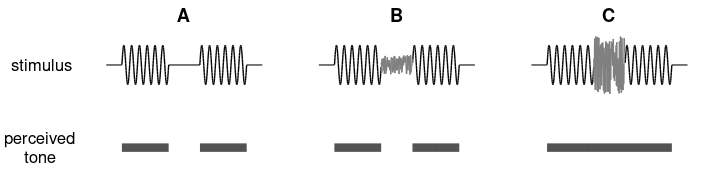
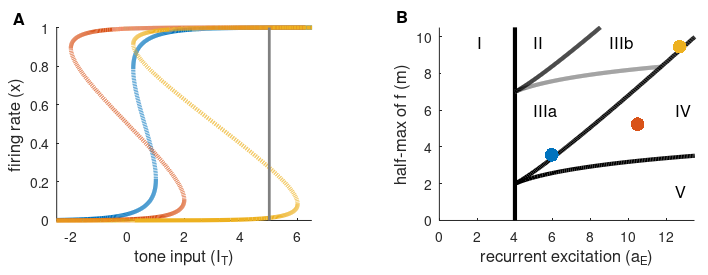
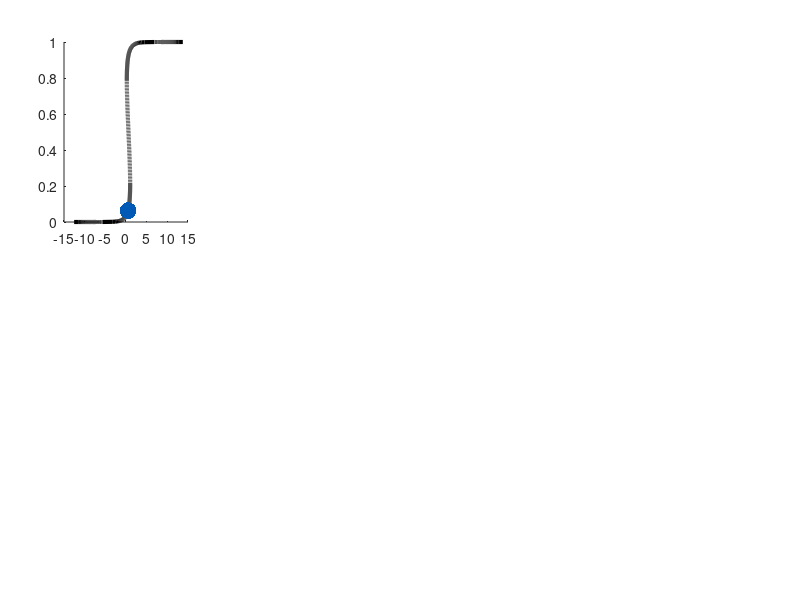

Here is the MATLAB script that generated these plots, in order: (Note: this script raises an error after producing the figures.)
%% FIGURE 1: continuity stimuli schematic
clear all
close all

FS = 12;

figure(1), clf

P = [0.15    0.52    0.22    0.3;
     0.45    0.52   0.22    0.3;
     0.75    0.52     0.22    0.3;
     0.15    0.1    0.22    0.3;
     0.45    0.1    0.22    0.3;
     0.75    0.1    0.22    0.3];
 
t = linspace(0,2,700);
f = 10;
tStart = .2; tStop = 1.8; tGapStart = .8; tGapStop = 1.2;
subplot('position',P(1,:))
    plot(t,(t>=tStart).*(t<=tStop).*((t<=tGapStart) | (t>=tGapStop)).*sin(2*pi*f*(t-tStart)),'k','linewidth',1)
    axis off
    ylim([-1.5 1.5])
    text(-1.22,0,'stimulus','fontsize',FS)
    title('A')
    set(gca,'fontsize',FS)
    
subplot('position',P(2,:))
    x = (t>=tStart).*(t<=tStop).*((t<=tGapStart) | (t>=tGapStop)).*sin(2*pi*f*(t-tStart));
    x((t>=tGapStart) & (t<=tGapStop)) = nan;
    y = (t>=tGapStart).*(t<=tGapStop).*(1*(rand(size(t))-.5));
    y(t<=tGapStart) = nan; y(t>=tGapStop) = nan;
    plot(t,x,'k','linewidth',1)
    hold all
    plot(t,y,'color',[1 1 1]*.5,'linewidth',1)
    axis off
    ylim([-1.5 1.5])
    title('B')
    set(gca,'fontsize',FS)
    
subplot('position',P(3,:))
    x = (t>=tStart).*(t<=tStop).*((t<=tGapStart) | (t>=tGapStop)).*sin(2*pi*f*(t-tStart));
    x((t>=tGapStart) & (t<=tGapStop)) = nan;
    y = (t>=tGapStart).*(t<=tGapStop).*(3*(rand(size(t))-.5));
    y(t<=tGapStart) = nan; y(t>=tGapStop) = nan;
    plot(t,x,'k','linewidth',1)
    hold all
    plot(t,y,'color',[1 1 1]*.5,'linewidth',1)
    axis off
    ylim([-1.5 1.5])
    title('C')
    set(gca,'fontsize',FS)

subplot('position',P(4,:))
    x = 0*(t>=tStart).*(t<=tStop).*((t<=tGapStart) | (t>=tGapStop));
    x((t>=tGapStart) & (t<=tGapStop)) = nan;
    x(t<tStart) = nan; x(t>tStop) = nan;
    plot(t,x,'k','linewidth',6)
    text(-1.3,.3,'perceived','fontsize',FS)
    text(-1.05,-.3,'tone','fontsize',FS)
    axis off
    ylim([-1 1])

subplot('position',P(5,:))
    x = 0*(t>=tStart).*(t<=tStop).*((t<=tGapStart) | (t>=tGapStop));
    x((t>=tGapStart) & (t<=tGapStop)) = nan;
    x(t<tStart) = nan; x(t>tStop) = nan;
    plot(t,x,'k','linewidth',6)
    axis off
    ylim([-1 1])

    
subplot('position',P(6,:))
    x = 0*(t>=tStart).*(t<=tStop).*((t<=tGapStart) | (t>=tGapStop));
    x(t<tStart) = nan; x(t>tStop) = nan;
    plot(t,x,'k','linewidth',6)
    axis off
    ylim([-1 1])

set(gcf,'units','centimeters','position',[0 0 18 5])
set(gcf, 'PaperPositionMode','auto') 
 
    
%% FIGURE 2: 6 regions. equilibrium curves 


clear all
close all

FS = 12;

%locations of knees to define three models
IkneeBistable = [-2 2]; % BISTABLE MODEL %
IkneeHysteresis = [.2 1]; % HYSTERESIS MODEL %
IkneeCombined = [.2 6]; % COMBINED MODEL %

%%% aE and m calculator
k = 1;
xR = @(aE) 1/2*(1-sqrt(1-4*k./aE)); % right knee at rest
xL = @(aE) 1/2*(1+sqrt(1-4*k./aE)); % lower knee at rest
aEm = @(I) fsolve(@(P) [I(1)-P(2)+log(1/xL(P(1))-1)+P(1)*xL(P(1)) ,  I(2)-P(2)+log(1/xR(P(1))-1)+P(1)*xR(P(1))  ]  , [5 5]);

%%% aE and m calculations
Iknee = IkneeHysteresis; % hysteresis
a = aEm([Iknee]); AE(1) = a(1); M(1) = a(2);

Iknee = IkneeBistable; % bistable
a = aEm([Iknee]); AE(2) = a(1); M(2) = a(2);

Iknee = IkneeCombined; % combined
a = aEm([Iknee]); AE(3) = a(1); M(3) = a(2);

x=[ linspace(0,.0001,1e3), linspace(.0001,.99,1e3), linspace(.99,1,1e3)];
Ieq = @(x,m,aE) m - k*log(1./x - 1)-aE*x;

C = lines(3);

P = [0.08    0.2    0.36    0.7;
     0.62    0.2    0.36    0.7];

npt = 300;

for i=1:npt
    % region II/III boundary: right knee =0
    j = linspace(-20,0,npt);
    d =  aEm([j(i) 0]); xR23(i) = d(1); yR23(i) = d(2);
    
    % region III/IV boundary: left knee =0 [bistable boundary]  
    j = linspace(0,10,npt);
    d =  aEm([0 j(i)]); xR34(i) = d(1); yR34(i) = d(2);
    
    % region IV/V boundary: right knee = ITmax    
    j = linspace(0,5,npt);
    d =  aEm([j(i) 5]); xR45(i) = d(1); yR45(i) = d(2);
    
    % region V/VI boundary: left knee = ITmax [not excitable]
    j = linspace(5,7.8,npt);
    d =  aEm([5 j(i)]); xR56(i) = d(1); yR56(i) = d(2);
end

figure(2), clf

    % panel A: equilibrium curves
    subplot('position',P(1,:)), hold all

    for i = 1:3
        I = Ieq(x,M(i),AE(i));
        idR = find(x<=xR(AE(i)),1,'last'); x1 =x(1:idR); I1 = I(1:idR);
        idL = find(x>=xL(AE(i)),1,'first'); x3 =x(idL:end); I3 = I(idL:end);
        x2 = x(idR:idL); I2 = I(idR:idL);
        h(3*(i-1)+1) = plot(I1,x1,'linewidth',3,'color',C(i,:));
        h(3*(i-1)+2) = plot(I2,x2,':','linewidth',3,'color',C(i,:));
        h(3*(i-1)+3) = plot(I3,x3,'linewidth',3,'color',C(i,:));
    end
    
    plot([5 5 ], [0 1],'color',.5*[1 1 1],'linewidth',2)
    axis([-2.5 6.5 0 1])
    set(gca,'xtick',[-2:2:6])
    xlabel('tone input (I_{T})','fontsize',FS)
    ylabel('firing rate (x)','fontsize',FS)
    ti=title('A','fontsize',FS); set(ti,'position',get(ti,'position')+[-5.8 -.02 0])
    
    % panel B: regions of aE
    xA = linspace(4,20);
    xM = linspace(0,15);
    [meshA,meshM] = meshgrid(xA,xM);
    for i=1:size(meshA,1)
        for j = 1:size(meshA,2)
            IR(i,j) = Ieq(xR(meshA(i,j)),meshM(i,j),meshA(i,j)); % left knee
            IL(i,j) = Ieq(xL(meshA(i,j)),meshM(i,j),meshA(i,j)); % right knee
        end
    end
    
    subplot('position',P(2,:)), hold all
    plot([4 4 ], [0 15],'k','linewidth',3)
    plot(xR23,yR23,'color','k','linewidth',3);
    plot(xR45,yR45,'color',.5*[1 1 1],'linewidth',3);
    plot(xR34,yR34,'color',0*[1 1 1],'linewidth',3);
    plot(xR56,yR56,'color','k','linewidth',3);
    plot(AE(1),M(1),'o','markerfacecolor',C(1,:),'markersize',10,'markeredgecolor','none')
    plot(AE(2),M(2),'o','markerfacecolor',C(2,:),'markersize',10,'markeredgecolor','none')
    plot(AE(3),M(3),'o','markerfacecolor',C(3,:),'markersize',10,'markeredgecolor','none')
    text(2,9.7,'I','fontsize',FS)
    text(12.5,1.6,'V','fontsize',FS)
    text(12.5,6.,'IV','fontsize',FS)
    text(9.,9.7,'IIIb','fontsize',FS)
    text(5.,6.,'IIIa','fontsize',FS)
    text(5,9.7,'II','fontsize',FS)
    axis([0 13.5 0 10.5])
    xlabel('recurrent excitation (a_E)','fontsize',FS)
    ylabel('half-max of f (m)','fontsize',FS)
    ti=title('B','fontsize',FS); set(ti,'position',get(ti,'position')+[-8.7 -.1 0])
    
    set(gcf,'units','centimeters','position',[0 0 18 7])
    set(gcf, 'PaperPositionMode','auto') 


%% FIGURE 3: Model 1 [hysteresis + sustained inputs]

clear all
close all

FS = 10;

figure(3)

dx1 = .23; dx2= .155;
P = [0.08    0.63   dx2    0.3;
     .08+dx1    0.63   dx2    0.3;
     .08+2*dx1    0.63   dx2   0.3;
     .1+3*dx1    0.63   dx2-.04    0.3;
     .08    0.12   dx2    0.3;
     .08+dx1    0.12   dx2    0.3;
     .08+2*dx1    0.12   dx2    0.3;
     .1+3*dx1    0.12   dx2    0.3];

 % colors [https://davidmathlogic.com/colorblind/#%23D81B60-%231E88E5-%23FFC107-%23004D40]
 C = [0 90 181; 220 50 32]/255;

 
%locations of knees to define three models
IkneeHysteresis = [.2 1]; % HYSTERESIS MODEL %

INmax = 10 ; ITmax = 5;

%%% aE and m calculator
k = 1;
xR = @(aE) 1/2*(1-sqrt(1-4*k./aE)); % right knee at rest
xL = @(aE) 1/2*(1+sqrt(1-4*k./aE)); % lower knee at rest
aEm = @(I) fsolve(@(P) [I(1)-P(2)+log(1/xL(P(1))-1)+P(1)*xL(P(1)) ,  I(2)-P(2)+log(1/xR(P(1))-1)+P(1)*xR(P(1))  ]  , [5 5]);

%%% aE and m calculations
Iknee = IkneeHysteresis; % hysteresis
a = aEm([Iknee]); aE = a(1); m = a(2);

%%% equilibrium curves 
xeq=[ linspace(0,.0001,1e3), linspace(.0001,.9999,1e3), linspace(.9999,1,1e3)];
Ieq = @(x,m,aE) m - k*log(1./x - 1)-aE*x;

%%% equilibrium curves with noise
xRnoise = @(aI,IN) 1/2*(1-sqrt(1-4*k./(aE + aI*IN))); % right knee with noise
xLnoise = @(aI,IN) 1/2*(1+sqrt(1-4*k./(aE + aI*IN))); % lower knee with noise
IeqNoise = @(x,aI,alph,IN) m - k*log(1./x - 1)-aE*x +  aI*IN*(1-x) -alph*IN;
    
%%% parameters for model 1
aI = 1.139; alph = .181; bet = 0; gon = 0; goff = 0; Xinitial = 0;

%%% stimulus levels
IT = [.5 1.5]; 
INmask = 1; INcont = 8;
tStart = 200; % tone onset

subplot('position',P(1,:)); hold all
    I = Ieq(xeq,m,aE);
    idR = find(xeq<=xR(aE),1,'last'); x1 =xeq(1:idR); I1 = I(1:idR);
    idL = find(xeq>=xL(aE),1,'first'); x3 =xeq(idL:end); I3 = I(idL:end);
    x2 = xeq(idR:idL); I2 = I(idR:idL);
    h(1) = plot(I1,x1,'linewidth',3,'color','k'); h0(1) = h(1);
    h(2) = plot(I2,x2,':','linewidth',3,'color','k');  h0(2) = h(2);
    h(3) = plot(I3,x3,'linewidth',3,'color','k');  h0(3) = h(3);
    Ieq1 = fzero(@(x) Ieq(x,m,aE)-IT(1),0.05); plot(IT(1),Ieq1,'o','markeredge','none','markersize',12,'markerfacecolor',C(1,:))
    Ieq2 = fzero(@(x) Ieq(x,m,aE)-IT(2),0.95); plot(IT(2),Ieq2,'o','markeredge','none','markersize',12,'markerfacecolor',C(2,:))
    ylabel('firing rate (x)')
    axis([-.2 2.2 0 1])
    set(gca,'xtick',[0 :1:7],'ytick',0:.5:1,'fontsize',FS)
    ti = title('A1 (tone)'); 
    set(ti,'position',get(ti,'position')+[-.4 0 0]);

   
subplot('position',P(5,:)), hold all
    nTone = 1;
    [t1,X1,~] = continuityModel('sustained',nTone,IT(1),0,m,aE,aI,alph,bet,gon,goff,Xinitial);
    [t2,X2,~] = continuityModel('sustained',nTone,IT(2),0,m,aE,aI,alph,bet,gon,goff,Xinitial);
    plot((t1-tStart)/1000,X1,'color',C(1,:),'linewidth',2)
    plot((t2-tStart)/1000,X2,'color',C(2,:),'linewidth',2)
    ylabel('firing rate (x)')
    axis([-.1 1.3 0 1])
    set(gca,'xtick',0:.5:1,'ytick',0:.5:1)
    ti = title('A2');
    set(ti,'position',get(ti,'position')+[-.55 0 0]);
    set(gca,'fontsize',FS)

subplot('position',P(2,:)), hold all
    Inoise = IeqNoise(xeq,aI,alph,INmask);
    idR = find(xeq<=xRnoise(aI,INmask),1,'last'); x1 =xeq(1:idR); I1 = Inoise(1:idR);
    idL = find(xeq>=xLnoise(aI,INmask),1,'first'); x3 =xeq(idL:end); I3 = Inoise(idL:end);
    x2 = xeq(idR:idL); I2 = Inoise(idR:idL);
    hM(1) = plot(I1,x1,'linewidth',3,'color','k');
    hM(2) = plot(I2,x2,':','linewidth',3,'color','k');
    hM(3) = plot(I3,x3,'linewidth',3,'color','k');
    plot(h0(1).XData,h0(1).YData,'linewidth',2,'color',.5*[1 1 1]);
    plot(h0(2).XData,h0(2).YData,':','linewidth',2,'color',.5*[1 1 1]);  
    plot(h0(3).XData,h0(3).YData,'linewidth',2,'color',.5*[1 1 1]);  
    Ieq1 = fzero(@(x) IeqNoise(x,aI,alph,INmask)-IT(1),[1e-8 .1]); plot(IT(1),Ieq1,'o','markeredge','none','markersize',12,'markerfacecolor',C(1,:))
    Ieq2 = fzero(@(x) IeqNoise(x,aI,alph,INmask)-IT(2),[1e-8 .1]); plot(IT(2),Ieq2,'o','markeredge','none','markersize',12,'markerfacecolor',C(2,:))
    axis([-.2 2.2 0 1])
    xlabel('tone strength (I_T)')
    set(gca,'xtick',[0 :1:7],'ytick',0:.5:1,'fontsize',FS)
    ti = title('B1 (masking)'); 
    set(ti,'position',get(ti,'position')+[-.1 0 0]);
    
subplot('position',P(6,:)), hold all
    nTone = 1;
    [t1,X1,~] = continuityModel('sustained',nTone,IT(1),INmask,m,aE,aI,alph,bet,gon,goff,Xinitial);
    [t2,X2,~] = continuityModel('sustained',nTone,IT(2),INmask,m,aE,aI,alph,bet,gon,goff,Xinitial);
    plot((t1-tStart)/1000,X1,'color',C(1,:),'linewidth',2)
    plot((t2-tStart)/1000,X2,'color',C(2,:),'linewidth',2)
    xlabel('time relative to tone onset (sec)')
    axis([-.1 1.3 0 1])
    set(gca,'xtick',0:.5:1,'ytick',0:.5:1)
    ti = title('B2');
    set(ti,'position',get(ti,'position')+[-.55 0 0]);
    set(gca,'fontsize',FS)


subplot('position',P(3,:)), hold all
    Inoise = IeqNoise(xeq,aI,alph,INcont);
    idR = find(xeq<=xRnoise(aI,INcont),1,'last'); x1 =xeq(1:idR); I1 = Inoise(1:idR);
    idL = find(xeq>=xLnoise(aI,INcont),1,'first'); x3 =xeq(idL:end); I3 = Inoise(idL:end);
    x2 = xeq(idR:idL); I2 = Inoise(idR:idL);
    hM(1) = plot(I1,x1,'linewidth',3,'color','k');
    hM(2) = plot(I2,x2,':','linewidth',3,'color','k');
    hM(3) = plot(I3,x3,'linewidth',3,'color','k');
    plot(h0(1).XData,h0(1).YData,'linewidth',2,'color',.5*[1 1 1]);
    plot(h0(2).XData,h0(2).YData,':','linewidth',2,'color',.5*[1 1 1]);  
    plot(h0(3).XData,h0(3).YData,'linewidth',2,'color',.5*[1 1 1]);     
    Ieq1 = fzero(@(x) IeqNoise(x,aI,alph,0)-0,[1e-6 .1]); plot(0,Ieq1,'o','markeredge','none','markersize',12,'markerfacecolor',C(1,:))
    Ieq2 = fzero(@(x) IeqNoise(x,aI,alph,INcont)-0,[.93 .99999]); plot(0,Ieq2,'o','markeredge','none','markersize',12,'markerfacecolor',C(2,:))
    set(gca,'xtick',[0 :1:7],'ytick',0:.5:1,'fontsize',FS)
    ti = title('C1 (continuity)'); 
    set(ti,'position',get(ti,'position')+[+.3 0 0]);
    set(gca,'fontsize',FS)
    axis([-.2 2.2 0 1])
   
subplot('position',P(7,:)), hold all
    nTone = 2;
    [t1,X1,~] = continuityModel('sustained',nTone,IT(2),0,m,aE,aI,alph,bet,gon,goff,Xinitial);
    [t2,X2,~] = continuityModel('sustained',nTone,IT(2),INcont,m,aE,aI,alph,bet,gon,goff,Xinitial);
    plot((t1-tStart)/1000,X1,'color',C(1,:),'linewidth',2)
    i1 = find(t2>=1200,1,'first');
    i2 = find(t2<=1700,1,'last');
    plot((t2(1:i1)-tStart)/1000,X2(1:i1),'color',C(2,:),'linewidth',1)
    plot((t2(i1:i2)-tStart)/1000,X2(i1:i2),'color',C(2,:),'linewidth',2)
    plot((t2(i2:end)-tStart)/1000,X2(i2:end),'color',C(2,:),'linewidth',1)
    axis([-.1 3. 0 1])
    set(gca,'xtick',0:1:5,'ytick',0:.5:1)
    ti = title('C2');
    set(ti,'position',get(ti,'position')+[-1.2 0 0]);
    set(gca,'fontsize',FS)

% threshold curves
aI=1.124; 
alph=.168;

xit = linspace(1,ITmax,20);
for i=1:length(xit)
    maskThresh(i) = fzero( @(IN) xit(i) - IeqNoise(xRnoise(aI,IN), aI, alph, IN) , xit(i)); 
end
contThresh = ones(size(xit))*fzero( @(IN) IeqNoise(xLnoise(aI,IN), aI,alph, IN) , 5);
       
subplot('position',P(4,:)), hold all
    plot(xit,maskThresh,'k:','linewidth',3)
    plot(xit,contThresh,'k','linewidth',3)
    axis([0 ITmax 0 INmax])
    ti = title('D'); ti.Position = ti.Position-[2 0 0];
    set(gca,'fontsize',FS)
    ylabel('I_N at threshold')
    xlabel('I_T')
    text(5.2,7.2,'continuity','fontsize',FS)
    text(5.2,5.4,'masking','fontsize',FS)
    set(gca,'xtick',1:2:5,'ytick',0:5:10)
    
% allowable region
M = fzero( @(IN) ITmax - IeqNoise(xRnoise(aI,IN), aI, alph, IN) , 7); 
C = fzero( @(IN) IeqNoise(xLnoise(aI,IN), aI, alph, IN) , 7);

xai = linspace(.5,3,180);
xalph = linspace(.1,.6,131);linspace(0,1,51);
INC = 5; INM = 5;

for i=1:length(xai)
    for j=1:length(xalph)
        
        maskObj = @(IN) ITmax - IeqNoise(xRnoise(xai(i),IN), xai(i), xalph(j), IN);
        contObj = @(IN) IeqNoise(xLnoise(aI,IN), xai(i), xalph(j), IN);
        
        if (~isreal(maskObj(0)) || ~isreal(maskObj(INmax)))
            MT(i,j) = nan;
        elseif sign(maskObj(0)) == sign(maskObj(INmax))
            MT(i,j) = nan;
        else
            MT(i,j) = fzero( @(IN) maskObj(IN), [realmin INmax]); 
        end

        if (~isreal(contObj(0)) || ~isreal(contObj(INmax)))
            CT(i,j) = nan;
        elseif sign(contObj(0)) == sign(contObj(INmax))
            CT(i,j) = nan;
        else
            CT(i,j) = fzero( @(IN) contObj(IN), [realmin INmax]); 
        end
        if MT(i,j)>0  & MT(i,j)<INmax & CT(i,j)>0 & CT(i,j)<INmax & CT(i,j)>=MT(i,j)
            Z(i,j)= 1;
        else
            Z(i,j) = 0;
        end
    end
end


subplot('position',P(8,:)); hold all;
    W=Z; W(W==0) = nan; MT(isnan(W)) = nan; CT(isnan(W)) = nan; 
    c= contourf(xai,xalph,CT',100,'linestyle','none'); %clabel(c);
    cb = colorbar();
    ylabel(cb,'C(5)')
    cb.Position = [.96 .12 .0115 .3];
    cb.Label.Rotation = 0;
    cb.Label.Position = [1.3 10.9 0];
    c= contour(xai,xalph,MT',[2 3 4 6 8],'k','linewidth',2);% clabel(c);
    text(2.9,.59,'2')
    text(1.91,.395,'3')
    text(1.39,.295,'4')
    text(.93,.21,'6')
    text(.7,.165,'8')
    plot3(aI,alph,100,'ok','markerfacecolor','k','markeredgecolor','k')
    set(gca,'fontsize',FS)
    set(gca,'xtick',1:3,'ytick',.1:.2:.5)
    xlabel('a_I','fontsize',FS)
    ylabel('\alpha','fontsize',FS)
    ti = title('E'); ti.Position = ti.Position-[1 0 0 ];

set(gcf,'units','centimeters','position',[0 0 18 10])


%% MODEL 4: BISTABLE FIGURE

clear all
close all

FS = 10;

figure(4)

dx1 = .23; dx2= .155;
P = [0.07         0.63   dx2    0.3;
     .07+dx1      0.63   dx2    0.3;
     .07+2*dx1    0.63   dx2   0.3;
     .1+3*dx1    0.63   dx2-.045    0.3;
     .07          0.12   dx2    0.3;
     .07+dx1      0.12   dx2    0.3;
     .07+2*dx1    0.12   dx2    0.3;
     .07+3*dx1    0.12   dx2    0.3];
 
 % colors [https://davidmathlogic.com/colorblind/#%23D81B60-%231E88E5-%23FFC107-%23004D40]
 C = [0 90 181; 220 50 32]/255;
 
%%% aE and m calculator
k = 1;
xR = @(aE) 1/2*(1-sqrt(1-4*k./aE)); % right knee at rest
xL = @(aE) 1/2*(1+sqrt(1-4*k./aE)); % lower knee at rest
aEm = @(I) fminsearch(@(P) norm([I(1)-P(2)+log(1/xL(P(1))-1)+P(1)*xL(P(1)) ,  I(2)-P(2)+log(1/xR(P(1))-1)+P(1)*xR(P(1))  ])  , [5 5]);
GON = 5.1856;

IkneeBistable = [-2 2]; % BISTABLE MODEL %
Iknee = IkneeBistable;
a = aEm([Iknee]); aE = a(1); m = a(2);

% equilibrium curve
x=[ linspace(0,.01,1e3), linspace(.01,.99,1e3), linspace(.99,1,1e3)];
Ieq = @(x,m,aE) m - k*log(1./x - 1)-aE*x;

% stimulus parameters
ITmax = 5; INmax = 10;
ITtone = [.8 1.2]; INtone = 0;
ITmask = 3; INmask = [2.8 3.2];
ITcont = 3; INcont = [2.8 3.2];

% model parameters
alph = 0; bet = 2/3; gon = 1; goff = 5.1856; aI = 0;
tStart= 200;
%%%%%% TONE
    nTone = 1;
    Xinitial = [0 , 0];
    [t,X,I] = continuityModel('transient',nTone,ITtone(1),INtone,m,aE,aI,alph,bet,gon,goff,Xinitial);
    t1 = t; X1 = X; I1 = I;
    [t,X,I] = continuityModel('transient',nTone,ITtone(2),INtone,m,aE,aI,alph,bet,gon,goff,Xinitial);
    t2 = t; X2 = X; I2 = I;

subplot('position',P(5,:)); hold all
    plot((t1-tStart)/1000,X1(:,1),'color',C(1,:),'linewidth',2)
    plot((t2-tStart)/1000,X2(:,1),'color',C(2,:),'linewidth',2)
    set(gca,'xtick',0:.5:1)
    ylabel('firing rate (x)')
    axis([-.2 1.2 0 1.])
    ti = title(['A2']);
    ti.Position = [-.100 1.05 0];
    set(gca,'fontsize',FS)

subplot('position',P(1,:)); hold all
    knee1 = fminbnd(@(x) -Ieq(x,m,aE), 0,.5); xEq1 = fzero(@(x) Ieq(x,m,aE),[0.001 knee1]);
    knee2 = fminbnd(@(x) Ieq(x,m,aE),.5,1); xEq3 = fzero(@(x) Ieq(x,m,aE),[knee2 .999]);
    xEq2 = fzero(@(x) Ieq(x,m,aE),[knee1 knee2]);
    
    % stable manifold (linear approx)
    plot(x,aE*(xEq2-x)/GON,'color',.4*[1 1 1],'linewidth',1)
    
    % trajectories in phase plane
    tau = 10; tauEdge = 10;
    i1 = find(t1>=200,1,'first'); i2 = find(t1<1000,1,'last');
    plot(X1(i1:i2,1),(1/GON)*(I1(i1:i2,2)-I1(i1:i2,3)),'color',C(1,:),'linewidth',2)
    i1 = find(t2>=200,1,'first'); i2 = find(t2<1000,1,'last');
    plot(X2(i1:i2,1),(1/GON)*(I2(i1:i2,2)-I2(i1:i2,3)),'color',C(2,:),'linewidth',2)

    % equilibria
    plot(xEq1,0,'o','markeredge','none','markerfacecolor','k','markersize',8)
    plot(xEq2,0,'o','color',.4*[1 1 1],'markersize',8,'linewidth',2)
    plot(xEq3,0,'o','markeredge','none','markerfacecolor','k','markersize',8)

    % vector field
    f     = @(x) 1./(1+exp(-(x-m)/k)); % sigmoidal function
    [xPlane,sScaledPlane] = meshgrid(linspace(0,1,8),linspace(-1.4,1.4,10));
    dx = ( -xPlane + f(aE*xPlane + GON*sScaledPlane) )/tau;
    dsScaled = ( -sScaledPlane)/tauEdge;
    quiver(xPlane,sScaledPlane,dx,dsScaled,.7,'color',.7*[1 1 1])

    % formatting
    ylabel('input variable (s)')
    ti = title('A1 (tone)');
    ti.Position = [.3 1.5 0];
    axis([-.05 1.05 -1.4 1.4])
    set(gca,'fontsize',FS)
   

%%%%%% MASKING
    nTone = 1;
    Xinitial = [0 , 0];
    [t,X,I] = continuityModel('transient',nTone,ITmask,INmask(1),m,aE,aI,alph,bet,gon,goff,Xinitial);
    t1 = t; X1 = X; I1 = I;
    [t,X,I] = continuityModel('transient',nTone,ITmask,INmask(2),m,aE,aI,alph,bet,gon,goff,Xinitial);
    t2 = t; X2 = X; I2 = I;

subplot('position',P(6,:));
    hold all
    plot((t1-tStart)/1000,X1(:,1),'color',C(1,:),'linewidth',2)
    plot((t2-tStart)/1000,X2(:,1),'color',C(2,:),'linewidth',2)
    set(gca,'xtick',0:.5:1)
    xlabel('time relative tone onset (sec)')
    axis([-.2 1.2 0 1.])
    ti = title(['B2']);
    ti.Position = [-.100 1.05 0];
    set(gca,'fontsize',FS)

subplot('position',P(2,:)); 
    hold all
    knee1 = fminbnd(@(x) -Ieq(x,m,aE), 0,.5); xEq1 = fzero(@(x) Ieq(x,m,aE),[0.001 knee1]);
    knee2 = fminbnd(@(x) Ieq(x,m,aE),.5,1); xEq3 = fzero(@(x) Ieq(x,m,aE),[knee2 .999]);
    xEq2 = fzero(@(x) Ieq(x,m,aE),[knee1 knee2]);
    
    % stable manifold (linear approx)
    plot(x,aE*(xEq2-x)/GON,'color',.4*[1 1 1],'linewidth',1)
    
    % trajectories in phase plane
    tau = 10; tauEdge = 10;
    i1 = find(t1>=200,1,'first'); i2 = find(t1<1000,1,'last');
    plot(X1(i1:i2,1),(1/GON)*(I1(i1:i2,2)-I1(i1:i2,3)),'color',C(1,:),'linewidth',2)
    i1 = find(t2>=200,1,'first'); i2 = find(t2<1000,1,'last');
    plot(X2(i1:i2,1),(1/GON)*(I2(i1:i2,2)-I2(i1:i2,3)),'color',C(2,:),'linewidth',2)

    % equilibria
    plot(xEq1,0,'o','markeredge','none','markerfacecolor','k','markersize',8)
    plot(xEq2,0,'o','color',.4*[1 1 1],'markersize',8,'linewidth',2)
    plot(xEq3,0,'o','markeredge','none','markerfacecolor','k','markersize',8)

    % vector field
    f     = @(x) 1./(1+exp(-(x-m)/k)); % sigmoidal function
    [xPlane,sScaledPlane] = meshgrid(linspace(0,1,8),linspace(-1.4,1.4,10));
    dx = ( -xPlane + f(aE*xPlane + GON*sScaledPlane) )/tau;
    dsScaled = ( -sScaledPlane)/tauEdge;
    quiver(xPlane,sScaledPlane,dx,dsScaled,.7,'color',.7*[1 1 1])

    % formatting
    xlabel('firing rate (x)')
    ti = title('B1 (masking)');
    ti.Position = [.4 1.5 0];
    axis([-.05 1.05 -1.4 1.4])
    set(gca,'fontsize',FS)
   


%%%%%% CONTINUITY
    nTone = 2; 
    Xinitial = [0 , 0];
    [t,X,I] = continuityModel('transient',nTone,ITcont,INcont(1),m,aE,aI,alph,bet,gon,goff,Xinitial);
    t1 = t; X1 = X; I1 = I;
    [t,X,I] = continuityModel('transient',nTone,ITcont,INcont(2),m,aE,aI,alph,bet,gon,goff,Xinitial);
    t2 = t; X2 = X; I2 = I;

subplot('position',P(7,:));
    hold all
    plot((t1-tStart)/1000,X1,'color',C(1,:),'linewidth',2)
    i1 = find(t2>=1200,1,'first');
    i2 = find(t2<=1700,1,'last');
    plot((t2(1:i1)-tStart)/1000,X2(1:i1,1),'color',C(2,:),'linewidth',1)
    plot((t2(i1:i2)-tStart)/1000,X2(i1:i2,1),'color',C(2,:),'linewidth',2)
    plot((t2(i2:end)-tStart)/1000,X2(i2:end,1),'color',C(2,:),'linewidth',1)
    axis([-.1 3. 0 1])
    set(gca,'xtick',0:1:5,'ytick',0:.5:1)
    ti = title('C2');
    set(ti,'position',get(ti,'position')+[-1.2 0 0]);
    set(gca,'fontsize',FS)


subplot('position',P(3,:));
    hold all
    knee1 = fminbnd(@(x) -Ieq(x,m,aE), 0,.5); xEq1 = fzero(@(x) Ieq(x,m,aE),[0.001 knee1]);
    knee2 = fminbnd(@(x) Ieq(x,m,aE),.5,1); xEq3 = fzero(@(x) Ieq(x,m,aE),[knee2 .999]);
    xEq2 = fzero(@(x) Ieq(x,m,aE),[knee1 knee2]);
    
    % stable manifold (linear approx)
    plot(x,aE*(xEq2-x)/GON,'color',.4*[1 1 1],'linewidth',1)
    
    % trajectories in phase plane
    tau = 10; tauEdge = 10;
    i1 = find(t1>=1200,1,'first'); i2 = find(t1<1700,1,'last');
    plot(X1(i1:i2,1),(1/GON)*(I1(i1:i2,2)-I1(i1:i2,3)),'color',C(1,:),'linewidth',2)
    i1 = find(t2>=1200,1,'first'); i2 = find(t2<1700,1,'last');
    plot(X2(i1:i2,1),(1/GON)*(I2(i1:i2,2)-I2(i1:i2,3)),'color',C(2,:),'linewidth',2)

    % equilibria
    plot(xEq1,0,'o','markeredge','none','markerfacecolor','k','markersize',8)
    plot(xEq2,0,'o','color',.4*[1 1 1],'markersize',8,'linewidth',2)
    plot(xEq3,0,'o','markeredge','none','markerfacecolor','k','markersize',8)

    % vector field
    f     = @(x) 1./(1+exp(-(x-m)/k)); % sigmoidal function
    [xPlane,sScaledPlane] = meshgrid(linspace(0,1,8),linspace(-1.4,1.4,10));
    dx = ( -xPlane + f(aE*xPlane + GON*sScaledPlane) )/tau;
    dsScaled = ( -sScaledPlane)/tauEdge;
    quiver(xPlane,sScaledPlane,dx,dsScaled,.7,'color',.7*[1 1 1])

    % formatting
    ti = title('C1 (continuity)');
    ti.Position = [.5 1.5 0];
    axis([-.05 1.05 -1.4 1.4])
    set(gca,'fontsize',FS)
   
    
% THRESHOLDS

xIT = linspace(1,5,3);
subplot('position',P(4,:)); 
    hold all
    plot(xIT, (1/bet)*(xIT-1),'k','linewidth',3)
    axis([0 ITmax 0 INmax])
    ti = title('D'); ti.Position = ti.Position-[2 0 0];
    set(gca,'fontsize',FS)
    ylabel('I_N at threshold')
    xlabel('I_T')
    set(gca,'xtick',1:2:5,'ytick',0:5:10)
    text(5.2,7.3,'continuity')
    text(5.2,5.3,'= masking')
    axis([0 ITmax 0 INmax])
    set(gca,'fontsize',FS)

    
    % LEGEND
    annotation('textbox',[.75 .35 .1 .1],'String','legend','linestyle','none','fontsize',FS,'fontweight','bold')

    annotation('textbox',[.75 .285 .1 .1],'String','tone only (A)','linestyle','none','fontsize',FS)
    annotation('line',[.76 .8],[.30 .30],'linewidth',2,'color',C(1,:))
    annotation('textbox',[.8 .235 .1 .1],'String',['I_T = ',num2str(ITtone(1)), ', I_N = 0'],'linestyle','none','fontsize',FS)
    annotation('line',[.76 .8],[.255 .255],'linewidth',2,'color',C(2,:))
    annotation('textbox',[.8 .185 .1 .1],'String',['I_T = ',num2str(ITtone(2)), ', I_N = 0'],'linestyle','none','fontsize',FS)

    annotation('textbox',[.75 .11 .1 .1],'String','tone with noise (B & C)','linestyle','none','fontsize',FS)
    annotation('line',[.76 .8],[.13 .13],'linewidth',2,'color',C(1,:))
    annotation('textbox',[.8 .07 .1 .1],'String',['I_T = ',num2str(ITmask), ', I_N = ',num2str(INmask(1))],'linestyle','none','fontsize',FS)
    annotation('line',[.76 .8],[.08 .08],'linewidth',2,'color',C(2,:))
    annotation('textbox',[.8 .01 .1 .1],'String',['I_T = ',num2str(ITmask), ', I_N = ',num2str(INmask(2))],'linestyle','none','fontsize',FS)


set(gcf,'units','centimeters','position',[0 0 18 10])
set(gcf, 'PaperPositionMode','auto')




%% FIGURE 5: combined inputs demo



clear all
close all; 

figure(5)

P = [0.08    0.21    0.36    0.7;
     0.6    0.21    0.36    0.7];

%%% aE and m calculator
k = 1;
xR = @(aE) 1/2*(1-sqrt(1-4*k./aE)); % right knee at rest
xL = @(aE) 1/2*(1+sqrt(1-4*k./aE)); % lower knee at rest
aEm = @(I) fminsearch(@(P) norm([I(1)-P(2)+log(1/xL(P(1))-1)+P(1)*xL(P(1)) ,  I(2)-P(2)+log(1/xR(P(1))-1)+P(1)*xR(P(1))  ])  , [5 5]);

IkneeCombined = [.2 6]; % COMBINED MODEL %
Iknee = IkneeCombined;
a = aEm([Iknee]); aE = a(1); m = a(2);

% equilibrium curve
x=[ linspace(0,.01,1e3), linspace(.01,.99,1e3), linspace(.99,1,1e3)];
Ieq = @(x,m,aE) m - k*log(1./x - 1)-aE*x;

tStart = 200;
C = lines(3);
subplot('position',P(1,:)); hold all

    IT = 1.5;
    I = Ieq(x,m,aE);
    idR = find(x<=xR(aE),1,'last'); x1 =x(1:idR); I1 = I(1:idR);
    idL = find(x>=xL(aE),1,'first'); x3 =x(idL:end); I3 = I(idL:end);
    x2 = x(idR:idL); I2 = I(idR:idL);
    h(1) = plot(I1,x1,'linewidth',3,'color','k');
    h(2) = plot(I2,x2,':','linewidth',3,'color','k');
    h(3) = plot(I3,x3,'linewidth',3,'color','k');
    I0 = fzero(@(x) Ieq(x,m,aE),0.0005); plot(0,I0,'o','markeredge','none','markersize',12,'markerfacecolor',C(2,:))%'markerfacecolor','k')
    I2 = fzero(@(x) Ieq(x,m,aE)-IT,[1e-6,.1]); plot(IT,I2,'o','markeredge','none','markersize',12,'markerfacecolor',C(1,:))
    I3 = fzero(@(x) Ieq(x,m,aE)-IT,[.9 .9999]); plot(IT,I3,'o','markeredge','none','markersize',12,'markerfacecolor',C(3,:))
    xlabel('tone level (I_T)')
    ylabel('firing rate (x)')
    axis([-.3 5 0 1.1])
    set(gca,'xtick',[0 :1:5],'ytick',0:.2:1)
    ti = title(['A']);
    ti.Position = [-1.1 1.1 0];

    CC = [0 0 0 ; C ; 0 0 0];
    subplot('position',P(2,:)); hold all
    alph = 0; bet = 0; aI = 0; IN = 0; nTone = 1; Xinit = [0 0];

    [t,X,I] = TwoPopFunction('transient0',nTone,IT,IN,m,aE,aI,alph,bet,1,[],Xinit);
    plot((t-tStart)/1000,X(:,1),'linewidth',2,'color',C(2,:))

    [t,X,I] = TwoPopFunction('combined',nTone,IT,IN,m,aE,aI,alph,bet,1,[],Xinit);
    plot((t-tStart)/1000,X(:,1),'linewidth',2,'color',C(3,:))

    [t,X,I] = TwoPopFunction('sustained',nTone,IT,IN,m,aE,aI,alph,bet,0,0,Xinit);
    plot((t-tStart)/1000,X(:,1),'linewidth',2,'color',C(1,:))

    xlabel('time relative to tone onset (s)')
    ylabel('firing rate (x)')
    axis([-.2 1.300 0 1.1])
    ti = title(['B']);
    ti.Position = [-.230 1.1 0];

set(gcf,'units','centimeters','position',[0 0 18 6])
set(gcf, 'PaperPositionMode','auto') 






%% FIGURE 6: combined figure

clear all
close all

FS = 10;

figure(6)

dx1 = .23; dx2= .155;
P = [0.08    0.63   dx2    0.3;
     .08+dx1    0.63   dx2    0.3;
     .08+2*dx1    0.63   dx2   0.3;
     .1+3*dx1    0.63   dx2-.04    0.3;
     .08    0.12   dx2    0.3;
     .08+dx1    0.12   dx2    0.3;
     .08+2*dx1    0.12   dx2    0.3;
     .1+3*dx1    0.12   dx2    0.3];
 
 % colors [https://davidmathlogic.com/colorblind/#%23D81B60-%231E88E5-%23FFC107-%23004D40]
 C = [0 90 181; 220 50 32]/255;

%%% aE and m calculator
k = 1;
xR = @(aE) 1/2*(1-sqrt(1-4*k./aE)); % right knee at rest
xL = @(aE) 1/2*(1+sqrt(1-4*k./aE)); % lower knee at rest
aEm = @(I) fminsearch(@(P) norm([I(1)-P(2)+log(1/xL(P(1))-1)+P(1)*xL(P(1)) ,  I(2)-P(2)+log(1/xR(P(1))-1)+P(1)*xR(P(1))  ])  , [5 5]);


IkneeCombined = [.2 6]; % COMBINED MODEL %
Iknee = IkneeCombined;
a = aEm([Iknee]); aE = a(1); m = a(2);

% equilibrium curve
x=[ linspace(0,.00001,1e3), linspace(.00001,.99999,1e3), linspace(.99999,1,1e3)];
f   = @(x) 1./(1+exp(-(x-m)/k)); % sigmoidal function
Ieq = @(x,m,aE) m - k*log(1./x - 1)-aE*x;
IeqNoise = @(x,aI,alph,IN) m - k*log(1./x - 1)-aE*x +  aI*IN*(1-x) -alph*IN;


% gOn calcualator
I0 =1; % for combined. threshold at sustained input = 1
[xMin,~] = fminbnd(@(x) (-x + f(aE*x+I0)), 0,1); 
[xMax,~] = fminbnd(@(x) -(-x + f(aE*x+I0)), 0,1); 
xR = fzero( @(x) -x + f(aE*x+I0), [1e-4,xMin-1e-4]); % rest equilibrium
xS = fzero( @(x) -x + f(aE*x+I0), [xMin+1e-4,xMax-1e-4]); % saddle equilibrium
gon = aE*(xS-xR);

ITmax = 5; INmax = 10;
maskTarget = 6;
contTarget = 7;

tStart = 200;

% minimizing forward maskingregion
alph = .5; aI = 7;
bet = fzero(@(bet) combinedMaskThresholdFunction(ITmax,maskTarget,m,aE,aI,alph,bet,gon,0), [0 1]);
goff =fzero( @(goff) combinedContThresholdFunction(ITmax,contTarget,m,aE,aI,alph,bet,gon,goff), [0 20]);


%%%%%% TONE
    IN = 0; IT = [1.2]; nTone = 1;
    Xinitial = [0 , 0];
    [t,X,I] = continuityModel('combined',nTone,IT,0,m,aE,aI,alph,bet,gon,goff,Xinitial);
    t1 = t; X1 = X; I1 = I;

subplot('position',P(5,:)); hold all
    plot((t1-tStart)/1000,X1(:,1),'color',C(1,:),'linewidth',2)
    set(gca,'xtick',0:.5:1)
    ylabel('firing rate (x)')
    axis([-.2 1.2 0 1.])
    text(.25,.29,['I_T = ',num2str(IT)])
    text(.25,.12,['I_N = ',num2str(0)])
    ti = title(['A2']);
    ti.Position = [-.1 1. 0];
    set(gca,'fontsize',FS)

subplot('position',P(1,:)); hold all
    
    knee1 = fminbnd(@(x) -Ieq(x,m,aE)+IT, 0,.5); xEq1 = fzero(@(x) Ieq(x,m,aE)-IT,[0.00001 knee1]);
    knee2 = fminbnd(@(x) Ieq(x,m,aE)-IT,.5,1); xEq3 = fzero(@(x) Ieq(x,m,aE)-IT,[knee2 .99999]);
    xEq2 = fzero(@(x) Ieq(x,m,aE)-IT,[knee1 knee2]);
    
    % stable manifold (linear approx)
    xEqInactive0 = fzero(@(x) Ieq(x,m,aE)-0,[0.000001 .999]);
    xEqSaddle1 = fzero(@(x) Ieq(x,m,aE)-1,[0.1 .9]);
    plot(x,(xEq2-x)/(xEqSaddle1-xEqInactive0),'color',.4*[1 1 1],'linewidth',1)
    
    % trajectories in phase plane
    tau = 10; tauEdge = 10;
    i1 = find(t1>=200,1,'first'); i2 = find(t1<1000,1,'last');
    plot(X1(i1:i2,1),(1/gon)*(I1(i1:i2,2)-I1(i1:i2,3)),'color',C(1,:),'linewidth',2)

    % equilibria
    plot(xEq1,0,'o','markeredge','none','markerfacecolor','k','markersize',8)
    plot(xEq2,0,'o','color',.4*[1 1 1],'markersize',8,'linewidth',2)
    plot(xEq3,0,'o','markeredge','none','markerfacecolor','k','markersize',8)

    % vector field
    f     = @(x) 1./(1+exp(-(x-m)/k)); % sigmoidal function
    [xPlane,sScaledPlane] = meshgrid(linspace(0,1,8),linspace(-1.4,1.4,10));
    dx = ( -xPlane + f(aE*xPlane + gon*sScaledPlane + IT) )/tau;
    dsScaled = ( -sScaledPlane)/tauEdge;
    quiver(xPlane,sScaledPlane,dx,dsScaled,.7,'color',.7*[1 1 1])

    % formatting
    ylabel('input variable (s)')
    ti = title('A1 (tone)');
    ti.Position = [.3 1.5 0];
    axis([-.05 1.05 -1.4 1.4])
    set(gca,'fontsize',FS)
   
    
% MASKING   
    IN = [1.5]; IT = 2;
    nTone = 1;
    Xinitial = [0 , 0];
    [t,X,I] = continuityModel('combined',nTone,IT,IN,m,aE,aI,alph,bet,gon,goff,Xinitial);
    t1 = t; X1 = X; I1 = I;

subplot('position',P(6,:)); hold all
    plot((t1-tStart)/1000,X1(:,1),'color',C(1,:),'linewidth',2)
    xlabel('time relative tone onset (sec)')
    axis([-.2 1.2 0 1.])
    text(.35,.29,['I_T = ',num2str(IT)])
    text(.35,.12,['I_N = ',num2str(IN)])
    ti = title(['B2']);    
    ti.Position = [-.1 1. 0];
    set(gca,'fontsize',FS)
    
subplot('position',P(2,:)); hold all

    % equilibria
    cut1 = find((IeqNoise(x,aI,alph,IN)-IT)>0,1,'first');
    cut2 = find((IeqNoise(x,aI,alph,IN)-IT)<0,1,'last');
    xEqSaddle  = fzero( @(x) IeqNoise(x,aI,alph,IN)-IT, [x(cut1) x(cut2)]);
    xEqI = fzero( @(x) IeqNoise(x,aI,alph,IN)-IT, [1e-12 x(cut1)*(1-eps) ]);
    xEqA = fzero( @(x) IeqNoise(x,aI,alph,IN)-IT, [x(cut2)*(1+eps) .999999]);
    plot(xEqI,0,'o','markeredge','none','markerfacecolor','k','markersize',8)
    plot(xEqSaddle,0,'o','color',.4*[1 1 1],'markersize',8,'linewidth',2)
    plot(xEqA,0,'o','markeredge','none','markerfacecolor','k','markersize',8)
    
    % stable manifold (linear approx)
    cut1 = find((IeqNoise(x,aI,alph,0)-0)>0,1,'first');
    cut2 = find((IeqNoise(x,aI,alph,0)-0)<0,1,'last');
    xEqInactive0  = fzero( @(x) IeqNoise(x,aI,alph,0)-0, [x(cut1) x(cut2)]);

    cut1 = find((IeqNoise(x,aI,alph,0)-1)>0,1,'first');
    cut2 = find((IeqNoise(x,aI,alph,0)-1)<0,1,'last');
    xEqSaddle1  = fzero( @(x) IeqNoise(x,aI,alph,0)-1, [x(cut1) x(cut2)]);
    
    cut1 = find((IeqNoise(x,aI,alph,IN)-IT)>0,1,'first');
    cut2 = find((IeqNoise(x,aI,alph,IN)-IT)<0,1,'last');
    xEqSaddle  = fzero( @(x) IeqNoise(x,aI,alph,IN)-IT, [x(cut1) x(cut2)]);
    plot(x,(1+aI*IN/aE)*(xEqSaddle-x)/(xEqSaddle1-xEqInactive0),'color',.4*[1 1 1],'linewidth',1)

    % trajectories in phase plane
    tau = 10; tauEdge = 10;
    i1 = find(t1>=200,1,'first'); i2 = find(t1<1000,1,'last');
    plot(X1(i1:i2,1),(1/gon)*(I1(i1:i2,2)-I1(i1:i2,3)),'color',C(1,:),'linewidth',2)

    % vector field
    f     = @(x) 1./(1+exp(-(x-m)/k)); % sigmoidal function
    [xPlane,sScaledPlane] = meshgrid(linspace(0,1,8),linspace(-1.4,2.2,10));
    dx = ( -xPlane + f(aE*xPlane -aI*IN*(1-xPlane) + gon*sScaledPlane + IT + alph*IN) )/tau;
    dsScaled = ( -sScaledPlane)/tauEdge;
    quiver(xPlane,sScaledPlane,dx,dsScaled,.7,'color',.7*[1 1 1])

    % formatting
    xlabel('firing rate (x)')
    ti = title('B1 (masking)');
    ti.Position = [.4 2.3 0];
    axis([-.05 1.05 -1.4 2.2])
    set(gca,'fontsize',FS)
        
%%%%%%% CONTINUITY
    IN = [3]; IT = 2;
    nTone = 2;
    Xinitial = [0 , 0];
    [t,X,I] = continuityModel('combined',nTone,IT,IN,m,aE,aI,alph,bet,gon,goff,Xinitial);
    t1 = t; X1 = X; I1 = I;

subplot('position',P(7,:)); hold all
    plot((t1-tStart)/1000,X1(:,1),'color',C(1,:),'linewidth',2)
    text(.8,.29,['I_T = ',num2str(IT)])
    text(.8,.12,['I_N = ',num2str(IN)])
    axis([-.1 3. 0 1])
    set(gca,'xtick',0:1:5,'ytick',0:.5:1)
    ti = title('C2');
    set(ti,'position',get(ti,'position')+[-1.2 0 0]);
    set(gca,'fontsize',FS)

    
subplot('position',P(3,:)); hold all
    % equilibria
    cut1 = find((IeqNoise(x,aI,alph,IN)-0)>0,1,'first');
    cut2 = find((IeqNoise(x,aI,alph,IN)-0)<0,1,'last');
    xEqSaddle  = fzero( @(x) IeqNoise(x,aI,alph,IN)-0, [x(cut1) x(cut2)]);
    xEqI = fzero( @(x) IeqNoise(x,aI,alph,IN)-0, [realmin x(cut1)*(1-eps) ]);
    xEqA = fzero( @(x) IeqNoise(x,aI,alph,IN)-0, [x(cut2)*(1+eps) 1-eps]);
    plot(xEqI,0,'o','markeredge','none','markerfacecolor','k','markersize',8)
    plot(xEqSaddle,0,'o','color',.4*[1 1 1],'markersize',8,'linewidth',2)
    plot(xEqA,0,'o','markeredge','none','markerfacecolor','k','markersize',8)
    
    % stable manifold (linear approx)    
    cut1 = find((IeqNoise(x,aI,alph,IN)-0)>0,1,'first');
    cut2 = find((IeqNoise(x,aI,alph,IN)-0)<0,1,'last');
    xEqSaddle  = fzero( @(x) IeqNoise(x,aI,alph,IN)-0, [x(cut1) x(cut2)]);
    plot(x,(aE+aI*IN)*(xEqSaddle-x)/goff,'color',.4*[1 1 1],'linewidth',1)

    % trajectories in phase plane
    tau = 10; tauEdge = 10;
    i1 = find(t1>=1200,1,'first'); i2 = find(t1<1700,1,'last');
    plot(X1(i1:i2,1),(1/goff)*(I1(i1:i2,2)-I1(i1:i2,3)),'color',C(1,:),'linewidth',2)

    % vector field
    f     = @(x) 1./(1+exp(-(x-m)/k)); % sigmoidal function
    [xPlane,sScaledPlane] = meshgrid(linspace(0,1,8),linspace(-2.4,1.4,10));
    dx = ( -xPlane + f(aE*xPlane -aI*IN*(1-xPlane) + goff*sScaledPlane + alph*IN) )/tau;
    dsScaled = ( -sScaledPlane)/tauEdge;
    quiver(xPlane,sScaledPlane,dx,dsScaled,.7,'color',.7*[1 1 1])
 
    % formatting
    ti = title('C1 (continuity)');
    ti.Position = [.5 1.5 0];
    axis([-.05 1.05 -2.4 1.4])
    set(gca,'fontsize',FS)

    
% THRESHOLDS

xIT = linspace(1,5);
subplot('position',P(4,:)), 
hold all
for i=1:length(xIT)
    cIN(i) = fzero(@(IN) combinedContThresholdFunction(xIT(i),IN,m,aE,aI,alph,bet,gon,goff), [0 INmax]);
    mIN(i) = fzero(@(IN) combinedMaskThresholdFunction(xIT(i),IN,m,aE,aI,alph,bet,gon,goff), [0 INmax]);
    fIN(i) = fzero(@(IN) combinedForwardMaskThresholdFunction(xIT(i),IN,m,aE,aI,alph,bet,gon,goff), [0 200]);
end
    plot(xIT,mIN,'k:','linewidth',2)
    plot(xIT,cIN,'k','linewidth',2)
    axis([0 ITmax 0 INmax])
    ti = title('D'); ti.Position = ti.Position-[2 0 0];
    set(gca,'fontsize',FS)
    ylabel('I_N at threshold')
    xlabel('I_T')
    text(5.2,7.4,'continuity','fontsize',FS)
    text(5.2,5.8,'masking','fontsize',FS)
    set(gca,'xtick',1:2:5,'ytick',0:5:10)
    
    


subplot('position',P(8,:)), 
hold all
for i=1:length(xIT)
    cINlow(i) = fzero(@(IN) combinedContThresholdFunction(xIT(i),IN,m,aE,aI,alph,bet,gon,goff*.75), [0 10]);
    cINhigh(i) = fzero(@(IN) combinedContThresholdFunction(xIT(i),IN,m,aE,aI,alph,bet,gon,goff*1.25), [0 20]);
end
plot(xIT, cIN,'color','k','linewidth',2)
plot(xIT, cINlow,'color',C(1,:),'linewidth',2)
plot(xIT, cINhigh,'color',C(2,:),'linewidth',2)
    axis([0 ITmax 0 INmax])
    ti = title('E'); ti.Position = ti.Position-[2 0 0];
    set(gca,'fontsize',FS)
    ylabel('C(I_N)')
    xlabel('I_T')
    text(5.2,10.7,'\gamma_{off}','fontsize',FS)
    text(5.2,9,'1.10','fontsize',FS)
    text(5.2,7,'0.88','fontsize',FS)
    text(5.2,5,'0.66','fontsize',FS)
    set(gca,'xtick',1:2:5,'ytick',0:5:10)
    set(gca,'fontsize',FS)

set(gcf,'units','centimeters','position',[0 0 18 10])
set(gcf, 'PaperPositionMode','auto') 




%% USEFUL FUNCTIONS


function out = combinedForwardMaskThresholdFunction(IT,IN,m,aE,aI,alph,bet,gon,goff)
    
    ITmax = 5;
    INmax = 10 ;

    k=1;
    tau = 10; tauEdge = 10;

    % sigmoidal function
    f = @(x) 1./(1+exp(-(x-m)/k)); 

    % x-I equilibrium curve, with noise
    fI = @(x,IT,IN) f(aE*x + IT + alph*IN - aI*IN*(1-x));

    % find inactive state: no input
    xRough = 1e-6:.01:1-1e-6;
    [~,a] = min(-xRough + fI(xRough,0,0)); xMin = xRough(a);
    xI0 = fzero( @(x) -x +  fI(x,0,0), [0,xMin-1e-4]); % rest equilibrium

    % find saddle: tone=1
    [~,a] = min(-xRough + fI(xRough,1,0)); xMin = xRough(a);
    [~,b] = max(-xRough + fI(xRough,1,0)); xMax = xRough(b);
    xS1 = fzero( @(x) -x +  fI(x,1,0), [xMin+1e-4,xMax-1e-4]); % saddle equilibrium
    
    % find saddle: tone only
    [~,a] = min(-xRough + fI(xRough,IT,0)); xMin = xRough(a);
    [~,b] = max(-xRough + fI(xRough,IT,0)); xMax = xRough(b);
    xS = fzero( @(x) -x +  fI(x,IT,0), [xMin+1e-4,xMax-1e-4]); % saddle equilibrium

    % for forward masking threshold. activation from noise only inactive
    [~,a] = min(-xRough + fI(xRough,0,IN)); xMin = xRough(a);
    xMask = fzero( @(x) -x +  fI(x,0,IN), [0,xMin-1e-4]); % rest equilibrium
    
    % separatrix set up for root finding
    out = max(IT-bet*IN,0) - ( (1)*(xS - xMask) / (xS1-xI0) ) ;
    
end



function out = combinedMaskThresholdFunction(IT,IN,m,aE,aI,alph,bet,gon,goff)
    
    ITmax = 5;
    INmax = 10 ;

    k=1;
    tau = 10; tauEdge = 10;

    % sigmoidal function
    f = @(x) 1./(1+exp(-(x-m)/k)); 

    % x-I equilibrium curve, with noise
    fI = @(x,IT,IN) f(aE*x + IT + alph*IN - aI*IN*(1-x));

    % find inactive state: no input
    xRough = 1e-6:.01:1-1e-6;
    [~,a] = min(-xRough + fI(xRough,0,0)); xMin = xRough(a);
    xI0 = fzero( @(x) -x +  fI(x,0,0), [0,xMin-1e-4]); % rest equilibrium

    % find saddle: tone=1
    [~,a] = min(-xRough + fI(xRough,1,0)); xMin = xRough(a);
    [~,b] = max(-xRough + fI(xRough,1,0)); xMax = xRough(b);
    xS1 = fzero( @(x) -x +  fI(x,1,0), [xMin+1e-4,xMax-1e-4]); % saddle equilibrium
    
    % find saddle: tone and noise
    [~,a] = min(-xRough + fI(xRough,IT,IN)); xMin = xRough(a);
    [~,b] = max(-xRough + fI(xRough,IT,IN)); xMax = xRough(b);
    xS = fzero( @(x) -x +  fI(x,IT,IN), [xMin+1e-4,xMax-1e-4]); % saddle equilibrium

    % for masking threshold. activation from rest
    xMask = xI0;
    
    % separatrix set up for root finding
    out = max(IT-bet*IN,0) - ( (1 + aI*IN/aE)*(xS - xMask) / (xS1-xI0) ) ;
    
end




function out = combinedContThresholdFunction(IT,IN,m,aE,aI,alph,bet,gon,goff)

    ITmax = 5;
    INmax = 10 ;

    k=1;
    tau = 10; tauEdge = 10;

    % sigmoidal function
    f = @(x) 1./(1+exp(-(x-m)/k)); 

    % x-I equilibrium curve, with noise
    fI = @(x,IT,IN) f(aE*x + IT + alph*IN - aI*IN*(1-x));

    % find inactive state: no input
    xRough = linspace(realmin,1-eps,100);
    
    % find saddle: continuity: noise only
    [~,a] = min(-xRough + fI(xRough,0,IN)); xMin = xRough(a);
    [~,b] = max(-xRough + fI(xRough,0,IN)); xMax = xRough(b);
    if length(find(diff(sign(-xRough + fI(xRough,0,IN)))))<2;
        out = 999; % no sadddle
    else
        xS = fzero( @(x) -x +  fI(x,0,IN), [xMin,xMax]); % saddle equilibrium

        % for continuity: deactivation from active, tone only
        [~,a] = max(-xRough + fI(xRough,IT,0)); xMax = xRough(a);
        xCont = fzero( @(x) -x +  fI(x,IT,0), [xMax+1e-4,1]); % active equilibrium

        % separatrix set up for root finding
        out = goff*max(IT-bet*IN,0) + (aE + aI*IN)*(xS - xCont)   ;
    end

end

